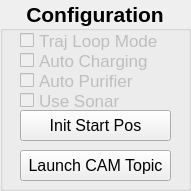
   <widget class="QGroupBox" name="config_groupBox">
    <property name="geometry">
     <rect>
      <x>1120</x>
      <y>200</y>
      <width>191</width>
      <height>191</height>
     </rect>
    </property>
    <property name="font">
     <font>
      <pointsize>16</pointsize>
      <weight>75</weight>
      <bold>true</bold>
     </font>
    </property>
    <property name="title">
     <string>Configuration</string>
    </property>
    <property name="alignment">
     <set>Qt::AlignCenter</set>
    </property>
    <widget class="QCheckBox" name="chargingmode_checkBox">
     <property name="enabled">
      <bool>false</bool>
     </property>
     <property name="geometry">
      <rect>
       <x>20</x>
       <y>50</y>
       <width>161</width>
       <height>21</height>
      </rect>
     </property>
     <property name="font">
      <font>
       <pointsize>13</pointsize>
       <weight>50</weight>
       <bold>false</bold>
      </font>
     </property>
     <property name="text">
      <string>Auto Charging</string>
     </property>
    </widget>
    <widget class="QCheckBox" name="trajmode_checkBox">
     <property name="enabled">
      <bool>false</bool>
     </property>
     <property name="geometry">
      <rect>
       <x>20</x>
       <y>30</y>
       <width>161</width>
       <height>21</height>
      </rect>
     </property>
     <property name="font">
      <font>
       <pointsize>13</pointsize>
       <weight>50</weight>
       <bold>false</bold>
      </font>
     </property>
     <property name="text">
      <string>Traj Loop Mode</string>
     </property>
    </widget>
    <widget class="QCheckBox" name="autopurif_checkBox">
     <property name="enabled">
      <bool>false</bool>
     </property>
     <property name="geometry">
      <rect>
       <x>20</x>
       <y>70</y>
       <width>161</width>
       <height>21</height>
      </rect>
     </property>
     <property name="font">
      <font>
       <pointsize>13</pointsize>
       <weight>50</weight>
       <bold>false</bold>
      </font>
     </property>
     <property name="text">
      <string>Auto Purifier</string>
     </property>
    </widget>
    <widget class="QPushButton" name="initPos_PB">
     <property name="geometry">
      <rect>
       <x>20</x>
       <y>110</y>
       <width>151</width>
       <height>31</height>
      </rect>
     </property>
     <property name="font">
      <font>
       <pointsize>12</pointsize>
       <weight>50</weight>
       <bold>false</bold>
      </font>
     </property>
     <property name="text">
      <string>Init Start Pos</string>
     </property>
    </widget>
    <widget class="QCheckBox" name="usesonar_checkBox">
     <property name="enabled">
      <bool>false</bool>
     </property>
     <property name="geometry">
      <rect>
       <x>20</x>
       <y>90</y>
       <width>161</width>
       <height>21</height>
      </rect>
     </property>
     <property name="font">
      <font>
       <pointsize>13</pointsize>
       <weight>50</weight>
       <bold>false</bold>
      </font>
     </property>
     <property name="text">
      <string>Use Sonar</string>
     </property>
    </widget>
    <widget class="QPushButton" name="camtopic_PB">
     <property name="geometry">
      <rect>
       <x>20</x>
       <y>150</y>
       <width>151</width>
       <height>31</height>
      </rect>
     </property>
     <property name="font">
      <font>
       <pointsize>12</pointsize>
       <weight>50</weight>
       <bold>false</bold>
      </font>
     </property>
     <property name="text">
      <string>Launch CAM Topic</string>
     </property>
    </widget>
   </widget>
